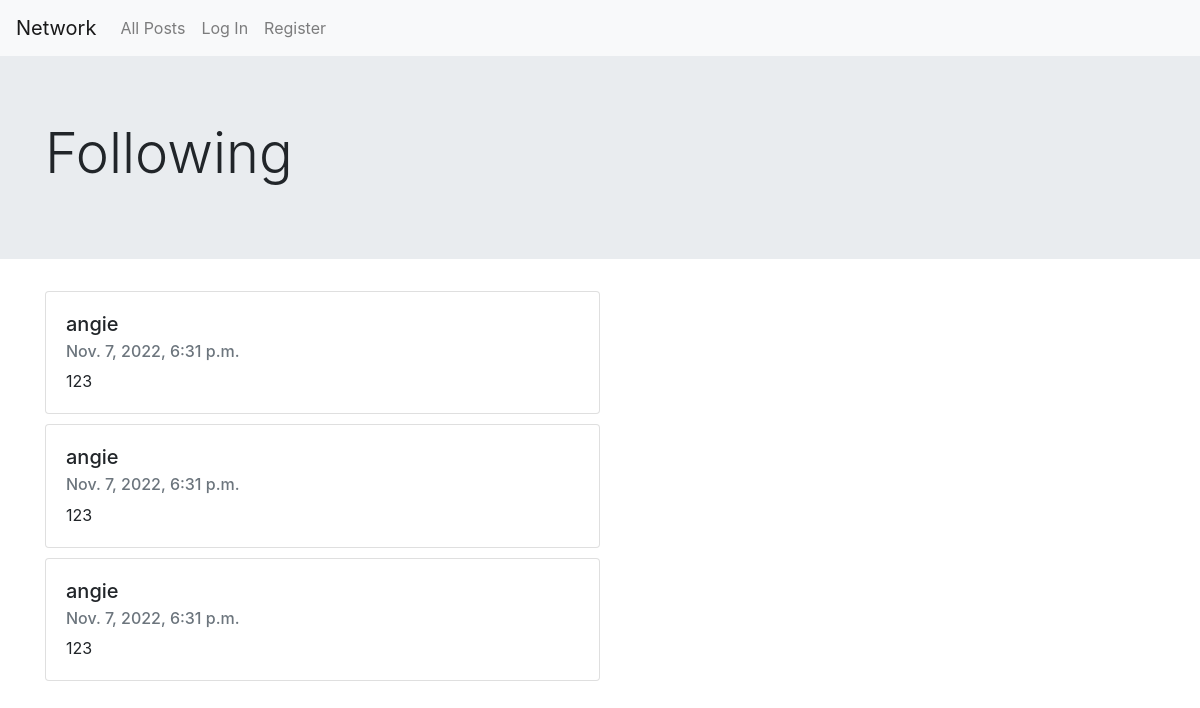
Before: /following/2 with the older database file.
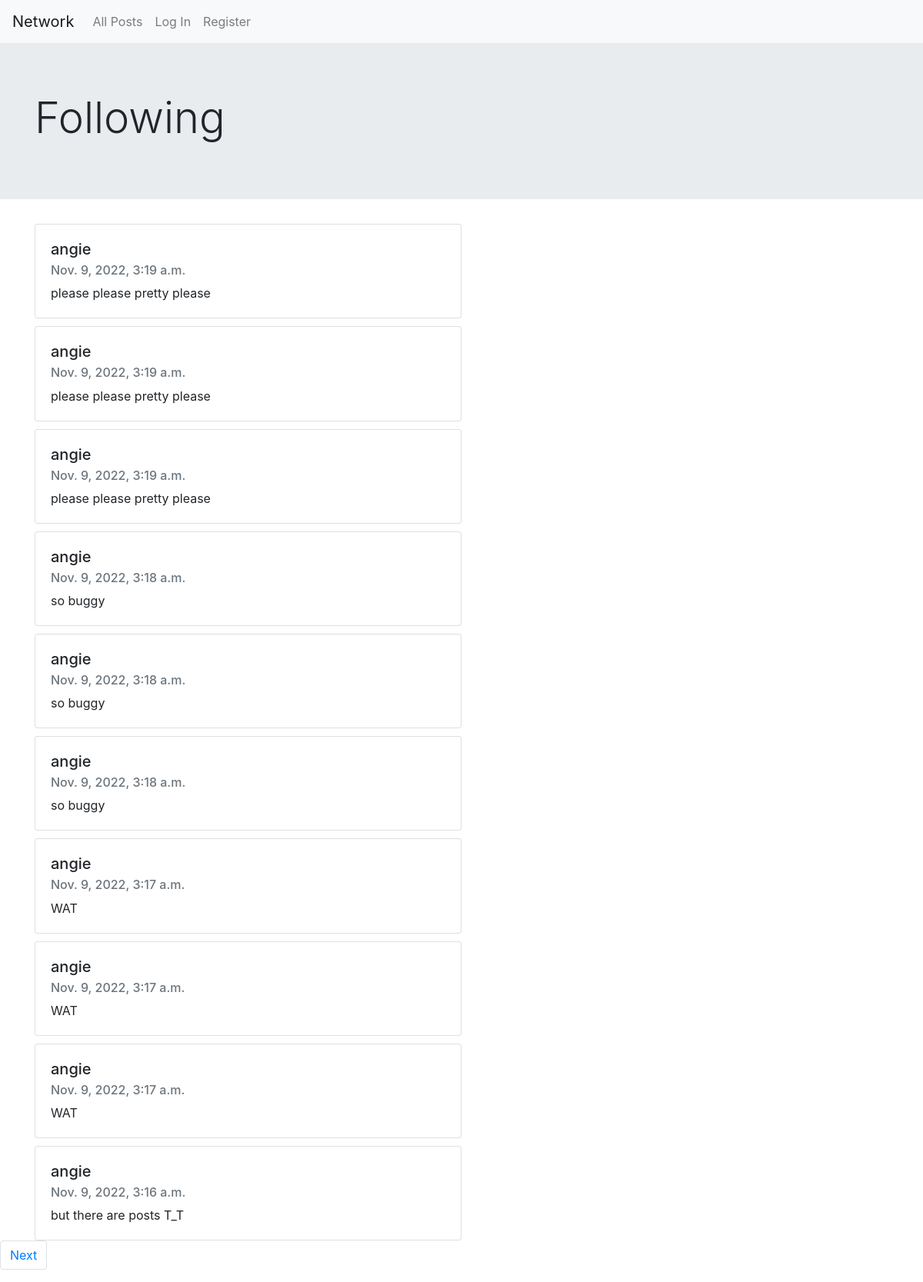
After: the same page with the newer database file.
### network/models.py (models this page shows, shortened)
class Post(models.Model):
    user = models.ForeignKey(User, on_delete=models.CASCADE, related_name='author')
    content = models.CharField(max_length=250)
    timestamp = models.DateTimeField(auto_now_add=True)
    liked = models.ManyToManyField(User, default=None, blank=True, related_name='likes')

class User(AbstractUser):
    pass

### network/views.py (the view)
# urls.py: path("following/<int:user_id>", views.following, name="following"),
def following(request, user_id):
    user = User.objects.get(pk=user_id)
    followers = Profile.objects.filter(follower=user)
    posts = Post.objects.all().order_by('id').reverse()
    post_list = []
    if not followers:
        return render(request, 'network/following.html',{
            "message": "no followers"
        })
    for post in posts:
        for follower in followers:
            if follower.user == post.user:
                post_list.append(post)
    paginator = Paginator(post_list, 10)
    page_number = request.GET.get('page')
    page_obj = paginator.get_page(page_number)
    return render(request, 'network/following.html',{
        'posts': post_list,
        'page_obj': page_obj
    })

### network/templates/network/following.html (shortened to what this page needs)
{% extends 'network/layout.html' %}
{% block body %}
    <div class="jumbotron jumbotron-fluid">
        <div class="container">
            <h1 class="display-4">Following</h1>
        </div>
    </div>
    {% for post in page_obj %}
        <div class="container">
            <div class="card" style="width:50%">
                <div class="card-body">
                    <h5 class="card-title">{{ post.user }}</h5>
                    <h6 class="card-subtitle mb-2 text-muted">{{ post.timestamp }}</h6>
                    <div class="card-text">{{ post.content }}</div>
                </div>
            </div>
        </div>
    {% endfor %}
        <nav aria-label="Page navigation example">
            <ul class="pagination">
                {% if page_obj.has_next %}
                <li class="page-item"><a class="page-link" href="?page={{ page_obj.next_page_number }}">Next</a></li>
                {% endif %}
            </ul>
        </nav>
{% endblock %}

Changed rows visible on the page:
no longer on this page (row edited): Post: user "angie", timestamp "Nov. 7, 2022, 6:31 p.m.", content "123"
added Post: user "angie", timestamp "Nov. 9, 2022, 3:19 a.m.", content "please please pretty please"
added Post: user "angie", timestamp "Nov. 9, 2022, 3:18 a.m.", content "so buggy"
added Post: user "angie", timestamp "Nov. 9, 2022, 3:17 a.m.", content "WAT"
added Post: user "angie", timestamp "Nov. 9, 2022, 3:16 a.m.", content "but there are posts T_T"
Other visible differences:
text now shown: "Next"
